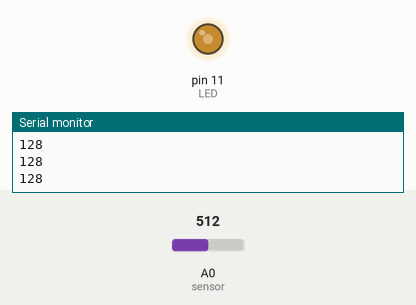
A sketch run on a simulated Arduino Uno, built with avr-gcc and run on an emulated ATmega328P. Parts: output pins drawn as LEDs (lit = HIGH), the last lines printed to the serial monitor. The test bench sets the inputs (shaded band); at power-on: A0 (sensor) = 512.

Above: at 1.2 s.
1.3 s: A0 (sensor) set to 716
At 1.8 s:
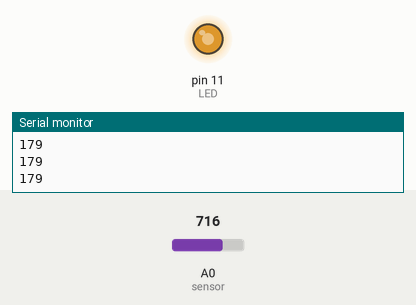
2.8 s: A0 (sensor) set to 900
At 3.9 s:
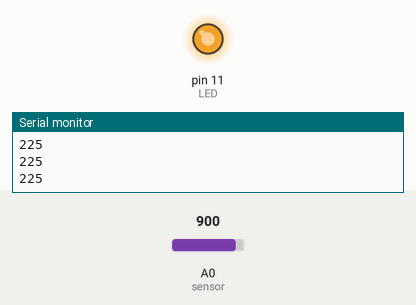
4.3 s: A0 (sensor) set to 122
At 5.1 s:
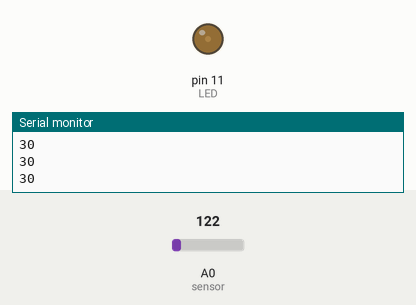
5.8 s: A0 (sensor) set to 0
At 6.5 s:
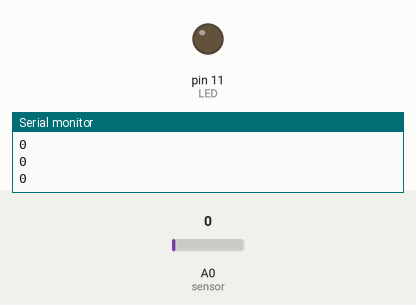
Timing chart, 0 to 8.3 s (numbered marks = the images above; inputs shaded):
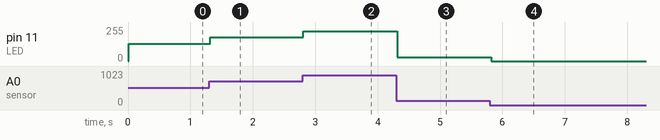

Measured:
- after the input at 1.3 s, pin 11 (LED): 128/255 → 179/255 at once
- after the input at 2.8 s, pin 11 (LED): 179/255 → 225/255 at once
- after the input at 4.3 s, pin 11 (LED): 225/255 → 30/255 at once
- after the input at 5.8 s, pin 11 (LED): 30/255 → 0/255 at once

The sketch:

PotentiometetrCode_10-3-2023.ino
```cpp
/*
  ANALOG READ
  Example using analogRead(pin) to read an analog sensor.
  Create LED circuit with LED connected to digital PWM pin 11.
  Connect potentiometer center pin to analog pin A0, one side to GND, and other side powered with 5V.
  OR connect photocell pin to analog pin A0 and other side with 10K pull-down resistor to ground
  Uncomment for serial monitor functionality.
*/

const int sensor = A0;  // creates fixed variable called sensor and assigns value A0
const int LED = 11; // creates fixed variable called LED and assigns value of 11
int value = 0;

// setup function runs once at start up
void setup() {
  pinMode(LED, OUTPUT);    // initialize pin as an output.
  // note: no need to initialize pinMode for analog pins as they can only be inputs

  // initialize serial communication at 9600 bits per second:
  Serial.begin(9600);
}

// loop function runs infinitely
void loop() {
  // analogWrite(LED,0);
  // delay(100);
  value = analogRead (sensor); //Reads sensor pin and assigns to value
  delay (10);  //Small delay
  value = value/4;  //Dividing value by 4 reduces range to max 255
  analogWrite (LED, value); //Writes to LED
  // delay(100);
  Serial.println(value); //Prints to serial monitor\

}
```
